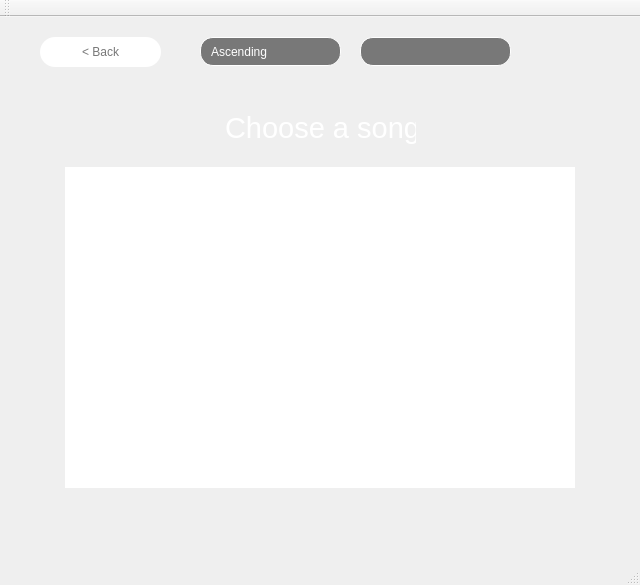
<?xml version="1.0" encoding="UTF-8"?>
<ui version="4.0">
 <class>MainWindow</class>
 <widget class="QMainWindow" name="MainWindow">
  <property name="geometry">
   <rect>
    <x>0</x>
    <y>0</y>
    <width>640</width>
    <height>585</height>
   </rect>
  </property>
  <property name="sizePolicy">
   <sizepolicy hsizetype="Fixed" vsizetype="Fixed">
    <horstretch>0</horstretch>
    <verstretch>0</verstretch>
   </sizepolicy>
  </property>
  <property name="windowTitle">
   <string>MainWindow</string>
  </property>
  <widget class="QWidget" name="centralWidget">
   <widget class="QStackedWidget" name="Scroll">
    <property name="geometry">
     <rect>
      <x>0</x>
      <y>0</y>
      <width>640</width>
      <height>540</height>
     </rect>
    </property>
    <property name="sizePolicy">
     <sizepolicy hsizetype="Fixed" vsizetype="Fixed">
      <horstretch>0</horstretch>
      <verstretch>0</verstretch>
     </sizepolicy>
    </property>
    <property name="minimumSize">
     <size>
      <width>640</width>
      <height>540</height>
     </size>
    </property>
    <property name="maximumSize">
     <size>
      <width>640</width>
      <height>540</height>
     </size>
    </property>
    <property name="currentIndex">
     <number>2</number>
    </property>
    <widget class="QWidget" name="page">
     <property name="styleSheet">
      <string notr="true">QWidget
{
background-image: url(resources/1.11.png);
}</string>
     </property>
     <widget class="QLabel" name="Year">
      <property name="geometry">
       <rect>
        <x>110</x>
        <y>376</y>
        <width>300</width>
        <height>16</height>
       </rect>
      </property>
      <property name="styleSheet">
       <string notr="true">QLabel
{
color: white;
background-color: rgba(0, 0, 0, 0);
}</string>
      </property>
      <property name="text">
       <string>TextLabel</string>
      </property>
     </widget>
     <widget class="QLabel" name="Song">
      <property name="geometry">
       <rect>
        <x>110</x>
        <y>326</y>
        <width>181</width>
        <height>16</height>
       </rect>
      </property>
      <property name="styleSheet">
       <string notr="true">QLabel
{
color: white;
background-color: rgba(0, 0, 0, 0);
}</string>
      </property>
      <property name="text">
       <string>TextLabel</string>
      </property>
     </widget>
     <widget class="QLabel" name="Album">
      <property name="geometry">
       <rect>
        <x>110</x>
        <y>401</y>
        <width>300</width>
        <height>16</height>
       </rect>
      </property>
      <property name="styleSheet">
       <string notr="true">QLabel
{
color: white;
background-color: rgba(0, 0, 0, 0);
}</string>
      </property>
      <property name="text">
       <string>TextLabel</string>
      </property>
     </widget>
     <widget class="QLabel" name="Genre">
      <property name="geometry">
       <rect>
        <x>110</x>
        <y>426</y>
        <width>300</width>
        <height>16</height>
       </rect>
      </property>
      <property name="styleSheet">
       <string notr="true">QLabel
{
color: white;
background-color: rgba(0, 0, 0, 0);
}</string>
      </property>
      <property name="text">
       <string>TextLabel</string>
      </property>
     </widget>
     <widget class="QLabel" name="Path">
      <property name="geometry">
       <rect>
        <x>110</x>
        <y>476</y>
        <width>300</width>
        <height>16</height>
       </rect>
      </property>
      <property name="styleSheet">
       <string notr="true">QLabel
{
color: white;
background-color: rgba(0, 0, 0, 0);
}</string>
      </property>
      <property name="text">
       <string>TextLabel</string>
      </property>
     </widget>
     <widget class="QLabel" name="Artist">
      <property name="geometry">
       <rect>
        <x>110</x>
        <y>351</y>
        <width>300</width>
        <height>10</height>
       </rect>
      </property>
      <property name="styleSheet">
       <string notr="true">QLabel
{
color: white;
background-color: rgba(0, 0, 0, 0);
}</string>
      </property>
      <property name="text">
       <string>TextLabel</string>
      </property>
     </widget>
     <widget class="QLabel" name="Photo">
      <property name="geometry">
       <rect>
        <x>110</x>
        <y>100</y>
        <width>200</width>
        <height>200</height>
       </rect>
      </property>
      <property name="styleSheet">
       <string notr="true">QLabel
{
 border: none;
 border-radius: 20px;
 color: white;
 background: none;
 border-bottom: none;;
}</string>
      </property>
      <property name="text">
       <string/>
      </property>
     </widget>
     <widget class="QPushButton" name="Left">
      <property name="geometry">
       <rect>
        <x>25</x>
        <y>270</y>
        <width>41</width>
        <height>40</height>
       </rect>
      </property>
      <property name="styleSheet">
       <string notr="true">QPushButton
{
 border: none;
 border-radius: 16px;
 color: white;
 background: none;
 border-bottom: none;;
}</string>
      </property>
      <property name="text">
       <string/>
      </property>
      <property name="icon">
       <iconset>
        <normaloff>resources/Left.png</normaloff>resources/Left.png</iconset>
      </property>
      <property name="iconSize">
       <size>
        <width>40</width>
        <height>40</height>
       </size>
      </property>
     </widget>
     <widget class="QPushButton" name="Right">
      <property name="geometry">
       <rect>
        <x>575</x>
        <y>270</y>
        <width>40</width>
        <height>40</height>
       </rect>
      </property>
      <property name="styleSheet">
       <string notr="true">QPushButton
{
 border: none;
 border-radius: 16px;
 color: white;
 background: none;
 border-bottom: none;;
}</string>
      </property>
      <property name="text">
       <string/>
      </property>
      <property name="icon">
       <iconset>
        <normaloff>resources/Right.png</normaloff>resources/Right.png</iconset>
      </property>
      <property name="iconSize">
       <size>
        <width>40</width>
        <height>40</height>
       </size>
      </property>
     </widget>
     <widget class="QPushButton" name="Change">
      <property name="geometry">
       <rect>
        <x>220</x>
        <y>20</y>
        <width>131</width>
        <height>30</height>
       </rect>
      </property>
      <property name="styleSheet">
       <string notr="true">QPushButton
{
 border: none;
 border-radius: 15px;
 color: #787878;
 background: white;
 border-bottom: none;;
}</string>
      </property>
      <property name="text">
       <string>Settings</string>
      </property>
     </widget>
     <widget class="QPushButton" name="Dir">
      <property name="geometry">
       <rect>
        <x>40</x>
        <y>20</y>
        <width>141</width>
        <height>30</height>
       </rect>
      </property>
      <property name="styleSheet">
       <string notr="true">QPushButton
{
 border: none;
 border-radius: 15px;
 color: #787878;
 background: white;
 border-bottom: none;;
}</string>
      </property>
      <property name="text">
       <string>New song</string>
      </property>
     </widget>
     <widget class="QLabel" name="label_2">
      <property name="geometry">
       <rect>
        <x>0</x>
        <y>0</y>
        <width>640</width>
        <height>70</height>
       </rect>
      </property>
      <property name="text">
       <string/>
      </property>
      <property name="pixmap">
       <pixmap>resources/Rectangle 69.png</pixmap>
      </property>
     </widget>
     <widget class="QCheckBox" name="Color_set">
      <property name="geometry">
       <rect>
        <x>535</x>
        <y>22</y>
        <width>55</width>
        <height>26</height>
       </rect>
      </property>
      <property name="styleSheet">
       <string notr="true">QCheckBox::indicator:checked{
	background-color: #787878;
    image: url(resources/cat.png);
}

QCheckBox::indicator:unchecked{
	background-color: #787878;
    image: url(resources/purple.png);
}
</string>
      </property>
      <property name="text">
       <string/>
      </property>
     </widget>
     <widget class="QLabel" name="Number">
      <property name="geometry">
       <rect>
        <x>110</x>
        <y>451</y>
        <width>300</width>
        <height>16</height>
       </rect>
      </property>
      <property name="styleSheet">
       <string notr="true">QLabel
{
color: white;
background-color: rgba(0, 0, 0, 0);
}</string>
      </property>
      <property name="text">
       <string>TextLabel</string>
      </property>
     </widget>
     <zorder>label_2</zorder>
     <zorder>Year</zorder>
     <zorder>Song</zorder>
     <zorder>Album</zorder>
     <zorder>Genre</zorder>
     <zorder>Path</zorder>
     <zorder>Artist</zorder>
     <zorder>Photo</zorder>
     <zorder>Left</zorder>
     <zorder>Right</zorder>
     <zorder>Change</zorder>
     <zorder>Dir</zorder>
     <zorder>Color_set</zorder>
     <zorder>Number</zorder>
    </widget>
    <widget class="QWidget" name="page_3">
     <property name="styleSheet">
      <string notr="true">QWidget
{
background-image: url(resources/2.2.png);
}</string>
     </property>
     <widget class="QPushButton" name="PhotoEd">
      <property name="geometry">
       <rect>
        <x>370</x>
        <y>320</y>
        <width>161</width>
        <height>40</height>
       </rect>
      </property>
      <property name="styleSheet">
       <string notr="true">QPushButton
{
 border: none;
 border-radius: 20px;
 color: #787878;
 background: white;
 border-bottom: none;;
}</string>
      </property>
      <property name="text">
       <string>New image</string>
      </property>
     </widget>
     <widget class="QLabel" name="PhotoEdRes">
      <property name="geometry">
       <rect>
        <x>370</x>
        <y>380</y>
        <width>171</width>
        <height>21</height>
       </rect>
      </property>
      <property name="styleSheet">
       <string notr="true">QLabel
{
color: white;
background-color: rgba(0, 0, 0, 0);
}</string>
      </property>
      <property name="text">
       <string/>
      </property>
     </widget>
     <widget class="QPushButton" name="PathEd">
      <property name="geometry">
       <rect>
        <x>90</x>
        <y>320</y>
        <width>161</width>
        <height>40</height>
       </rect>
      </property>
      <property name="styleSheet">
       <string notr="true">QPushButton
{
 border: none;
 border-radius: 20px;
 color: #787878;
 background: white;
 border-bottom: none;;
}</string>
      </property>
      <property name="text">
       <string>Move to ...</string>
      </property>
     </widget>
     <widget class="QLineEdit" name="ArtistEd">
      <property name="geometry">
       <rect>
        <x>370</x>
        <y>165</y>
        <width>181</width>
        <height>31</height>
       </rect>
      </property>
      <property name="styleSheet">
       <string notr="true">QLineEdit
{
 border:  1px solid white;
 border-radius: 15px;
 color: white;
 background: none;
padding:0px 10px 0px 10px;
background-color: rgba(0, 0, 0, 0);
}</string>
      </property>
      <property name="placeholderText">
       <string>artist ...</string>
      </property>
     </widget>
     <widget class="QLineEdit" name="AlbumEd">
      <property name="geometry">
       <rect>
        <x>90</x>
        <y>215</y>
        <width>181</width>
        <height>31</height>
       </rect>
      </property>
      <property name="styleSheet">
       <string notr="true">QLineEdit
{
 border:  1px solid white;
 border-radius: 15px;
 color: white;
 background: none;
padding:0px 10px 0px 10px;
background-color: rgba(0, 0, 0, 0);
}</string>
      </property>
      <property name="placeholderText">
       <string>album ...</string>
      </property>
     </widget>
     <widget class="QLabel" name="PathEdRes">
      <property name="geometry">
       <rect>
        <x>90</x>
        <y>380</y>
        <width>171</width>
        <height>21</height>
       </rect>
      </property>
      <property name="styleSheet">
       <string notr="true">QLabel
{
color: white;
background-color: rgba(0, 0, 0, 0);
}</string>
      </property>
      <property name="text">
       <string/>
      </property>
     </widget>
     <widget class="QPushButton" name="Accept">
      <property name="geometry">
       <rect>
        <x>230</x>
        <y>440</y>
        <width>180</width>
        <height>40</height>
       </rect>
      </property>
      <property name="font">
       <font>
        <pointsize>13</pointsize>
       </font>
      </property>
      <property name="styleSheet">
       <string notr="true">QPushButton
{
 border: none;
 border-radius: 20px;
 color: #787878;
 background: white;
 border-bottom: none;;
}</string>
      </property>
      <property name="text">
       <string>Accept</string>
      </property>
     </widget>
     <widget class="QLineEdit" name="SongEd">
      <property name="geometry">
       <rect>
        <x>90</x>
        <y>165</y>
        <width>181</width>
        <height>31</height>
       </rect>
      </property>
      <property name="styleSheet">
       <string notr="true">QLineEdit
{
 border:  1px solid white;
 border-radius: 15px;
 color: white;
 background: none;
padding:0px 10px 0px 10px;
background-color: rgba(0, 0, 0, 0);
}</string>
      </property>
      <property name="placeholderText">
       <string>song ...</string>
      </property>
     </widget>
     <widget class="QLineEdit" name="GenreEd">
      <property name="geometry">
       <rect>
        <x>370</x>
        <y>215</y>
        <width>181</width>
        <height>31</height>
       </rect>
      </property>
      <property name="styleSheet">
       <string notr="true">QLineEdit
{
 border:  1px solid white;
 border-radius: 15px;
 color: white;
 background: none;
padding:0px 10px 0px 10px;
background-color: rgba(0, 0, 0, 0);
}</string>
      </property>
      <property name="placeholderText">
       <string>genre ...</string>
      </property>
     </widget>
     <widget class="QLineEdit" name="YearEd">
      <property name="geometry">
       <rect>
        <x>90</x>
        <y>265</y>
        <width>181</width>
        <height>31</height>
       </rect>
      </property>
      <property name="styleSheet">
       <string notr="true">QLineEdit
{
 border:  1px solid white;
 border-radius: 15px;
 color: white;
 background: none;
padding:0px 10px 0px 10px;
background-color: rgba(0, 0, 0, 0);
}</string>
      </property>
      <property name="placeholderText">
       <string>year ...</string>
      </property>
     </widget>
     <widget class="QPushButton" name="Back_2">
      <property name="geometry">
       <rect>
        <x>40</x>
        <y>20</y>
        <width>121</width>
        <height>30</height>
       </rect>
      </property>
      <property name="styleSheet">
       <string notr="true">QPushButton
{
 border: none;
 border-radius: 15px;
 color: #787878;
 background: white;
 border-bottom: none;;
}</string>
      </property>
      <property name="text">
       <string>&lt; Back</string>
      </property>
     </widget>
     <widget class="QLabel" name="label_3">
      <property name="geometry">
       <rect>
        <x>0</x>
        <y>0</y>
        <width>640</width>
        <height>70</height>
       </rect>
      </property>
      <property name="text">
       <string/>
      </property>
      <property name="pixmap">
       <pixmap>resources/Rectangle 69.png</pixmap>
      </property>
     </widget>
     <widget class="QLineEdit" name="NumberEd">
      <property name="geometry">
       <rect>
        <x>370</x>
        <y>265</y>
        <width>181</width>
        <height>31</height>
       </rect>
      </property>
      <property name="styleSheet">
       <string notr="true">QLineEdit
{
 border:  1px solid white;
 border-radius: 15px;
 color: white;
 background: none;
padding:0px 10px 0px 10px;
background-color: rgba(0, 0, 0, 0);
}</string>
      </property>
      <property name="placeholderText">
       <string>track number ...</string>
      </property>
     </widget>
     <widget class="QLabel" name="label_4">
      <property name="geometry">
       <rect>
        <x>230</x>
        <y>88</y>
        <width>181</width>
        <height>50</height>
       </rect>
      </property>
      <property name="font">
       <font>
        <pointsize>22</pointsize>
       </font>
      </property>
      <property name="styleSheet">
       <string notr="true">QLabel
{
color: white;
background-color: rgba(0, 0, 0, 0);
}</string>
      </property>
      <property name="text">
       <string>Change meta</string>
      </property>
     </widget>
     <zorder>label_3</zorder>
     <zorder>PhotoEd</zorder>
     <zorder>PhotoEdRes</zorder>
     <zorder>PathEd</zorder>
     <zorder>ArtistEd</zorder>
     <zorder>AlbumEd</zorder>
     <zorder>PathEdRes</zorder>
     <zorder>Accept</zorder>
     <zorder>SongEd</zorder>
     <zorder>GenreEd</zorder>
     <zorder>YearEd</zorder>
     <zorder>Back_2</zorder>
     <zorder>NumberEd</zorder>
     <zorder>label_4</zorder>
    </widget>
    <widget class="QWidget" name="page_2">
     <property name="styleSheet">
      <string notr="true">QWidget
{
background-image: url(resources/2.3.png);
}</string>
     </property>
     <widget class="QTableWidget" name="Songtab">
      <property name="geometry">
       <rect>
        <x>65</x>
        <y>150</y>
        <width>510</width>
        <height>321</height>
       </rect>
      </property>
      <property name="styleSheet">
       <string notr="true">QTableWidget::item:selected { 
color: #787878; 
background-color: white;
}

QTableWidget
{
 border: none;
 border-radius: 16px;
 color: white;
 background: none;
 border-bottom: none;
}
</string>
      </property>
      <attribute name="horizontalHeaderDefaultSectionSize">
       <number>505</number>
      </attribute>
      <attribute name="horizontalHeaderHighlightSections">
       <bool>true</bool>
      </attribute>
      <attribute name="horizontalHeaderShowSortIndicator" stdset="0">
       <bool>false</bool>
      </attribute>
      <attribute name="verticalHeaderVisible">
       <bool>false</bool>
      </attribute>
     </widget>
     <widget class="QPushButton" name="ChDir">
      <property name="geometry">
       <rect>
        <x>290</x>
        <y>470</y>
        <width>45</width>
        <height>45</height>
       </rect>
      </property>
      <property name="styleSheet">
       <string notr="true">QPushButton
{
 border: none;
 border-radius: 16px;
 color: white;
 background: none;
 border-bottom: none;;
}</string>
      </property>
      <property name="text">
       <string/>
      </property>
      <property name="icon">
       <iconset>
        <normaloff>resources/folder.png</normaloff>resources/folder.png</iconset>
      </property>
      <property name="iconSize">
       <size>
        <width>45</width>
        <height>45</height>
       </size>
      </property>
     </widget>
     <widget class="QComboBox" name="SortType">
      <property name="geometry">
       <rect>
        <x>200</x>
        <y>20</y>
        <width>141</width>
        <height>29</height>
       </rect>
      </property>
      <property name="styleSheet">
       <string notr="true">QComboBox
{
 	border: 1px solid white;
 	border-radius: 13px;
 	color: white;
 	background: #787878;
      padding:0px 10px 0px 10px;
}

QComboBox::drop-down 
{
    border: 0px; /* This seems to replace the whole arrow of the combo box */
}

/* Define a new custom arrow icon for the combo box */
QComboBox::down-arrow {
    image: url(./resources/arrow.png);
    width: 17px;
    height: 17px;
    margin-right: 15px;
}</string>
      </property>
      <item>
       <property name="text">
        <string>Ascending</string>
       </property>
      </item>
      <item>
       <property name="text">
        <string>Descending</string>
       </property>
      </item>
      <item>
       <property name="text">
        <string>Song</string>
       </property>
      </item>
      <item>
       <property name="text">
        <string>Artist</string>
       </property>
      </item>
      <item>
       <property name="text">
        <string>Album</string>
       </property>
      </item>
      <item>
       <property name="text">
        <string>Genre</string>
       </property>
      </item>
      <item>
       <property name="text">
        <string>Year</string>
       </property>
      </item>
      <item>
       <property name="text">
        <string>Number</string>
       </property>
      </item>
     </widget>
     <widget class="QPushButton" name="Back">
      <property name="geometry">
       <rect>
        <x>40</x>
        <y>20</y>
        <width>121</width>
        <height>30</height>
       </rect>
      </property>
      <property name="styleSheet">
       <string notr="true">QPushButton
{
 border: none;
 border-radius: 15px;
 color: #787878;
 background: white;
 border-bottom: none;;
}</string>
      </property>
      <property name="text">
       <string>&lt; Back</string>
      </property>
     </widget>
     <widget class="QPushButton" name="SortBut">
      <property name="geometry">
       <rect>
        <x>560</x>
        <y>20</y>
        <width>31</width>
        <height>32</height>
       </rect>
      </property>
      <property name="styleSheet">
       <string notr="true">QPushButton
{
 border: none;
 border-radius: 16px;
 color: white;
 background: none;
 border-bottom: none;;
}</string>
      </property>
      <property name="text">
       <string/>
      </property>
      <property name="icon">
       <iconset>
        <normaloff>resources/sort.png</normaloff>resources/sort.png</iconset>
      </property>
      <property name="iconSize">
       <size>
        <width>29</width>
        <height>29</height>
       </size>
      </property>
     </widget>
     <widget class="QLineEdit" name="Search">
      <property name="geometry">
       <rect>
        <x>360</x>
        <y>20</y>
        <width>151</width>
        <height>29</height>
       </rect>
      </property>
      <property name="styleSheet">
       <string notr="true">
QLineEdit
{
 border: 1px solid white;
 border-radius: 13px;
 color: white;
 background: #787878;
}</string>
      </property>
     </widget>
     <widget class="QPushButton" name="SearchBut">
      <property name="geometry">
       <rect>
        <x>520</x>
        <y>20</y>
        <width>31</width>
        <height>32</height>
       </rect>
      </property>
      <property name="styleSheet">
       <string notr="true">QPushButton
{
 border: none;
 border-radius: 16px;
 color: white;
 background: none;
 border-bottom: none;;
}</string>
      </property>
      <property name="text">
       <string/>
      </property>
      <property name="icon">
       <iconset>
        <normaloff>resources/search.png</normaloff>resources/search.png</iconset>
      </property>
      <property name="iconSize">
       <size>
        <width>29</width>
        <height>29</height>
       </size>
      </property>
     </widget>
     <widget class="QLabel" name="label">
      <property name="geometry">
       <rect>
        <x>0</x>
        <y>0</y>
        <width>640</width>
        <height>70</height>
       </rect>
      </property>
      <property name="text">
       <string/>
      </property>
      <property name="pixmap">
       <pixmap>resources/Rectangle 69.png</pixmap>
      </property>
     </widget>
     <widget class="QLabel" name="label_5">
      <property name="geometry">
       <rect>
        <x>225</x>
        <y>86</y>
        <width>191</width>
        <height>50</height>
       </rect>
      </property>
      <property name="font">
       <font>
        <pointsize>22</pointsize>
       </font>
      </property>
      <property name="styleSheet">
       <string notr="true">QLabel
{
color: white;
background-color: rgba(0, 0, 0, 0);
}</string>
      </property>
      <property name="text">
       <string>Choose a song</string>
      </property>
     </widget>
     <zorder>label</zorder>
     <zorder>Songtab</zorder>
     <zorder>ChDir</zorder>
     <zorder>SortType</zorder>
     <zorder>Back</zorder>
     <zorder>SortBut</zorder>
     <zorder>Search</zorder>
     <zorder>SearchBut</zorder>
     <zorder>label_5</zorder>
    </widget>
   </widget>
  </widget>
  <widget class="QMenuBar" name="menuBar">
   <property name="geometry">
    <rect>
     <x>0</x>
     <y>0</y>
     <width>640</width>
     <height>22</height>
    </rect>
   </property>
  </widget>
  <widget class="QToolBar" name="mainToolBar">
   <attribute name="toolBarArea">
    <enum>TopToolBarArea</enum>
   </attribute>
   <attribute name="toolBarBreak">
    <bool>false</bool>
   </attribute>
  </widget>
  <widget class="QStatusBar" name="statusBar"/>
 </widget>
 <layoutdefault spacing="6" margin="11"/>
 <resources/>
 <connections/>
</ui>
